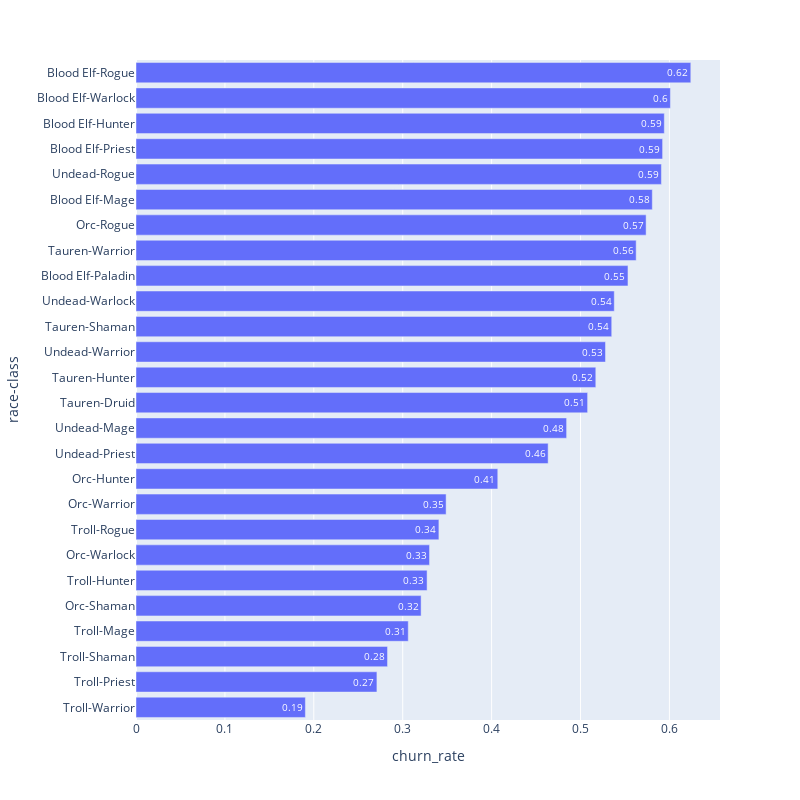

The notebook cell saved with this chart:
### Code cell
fig = px.bar(race_n_class, x='churn_rate', y='race-class', text_auto='.2', width=800, height=800)
fig.update_traces(textfont_size=12, textangle=0)
fig.show()

fig.write_image("img/race_class_churn.png")

### Figure 1 — Plotly figure (JSON) as saved in the notebook; plotly's stock layout.template omitted (floating-point values rounded to 4 significant figures)
{"data": [{"alignmentgroup": "True", "hovertemplate": "churn_rate=%{x}<br>race-class=%{y}<extra></extra>", "legendgroup": "", "marker": {"color": "#636efa", "pattern": {"shape": ""}}, "name": "", "offsetgroup": "", "orientation": "h", "showlegend": false, "textangle": 0, "textfont": {"size": 12}, "textposition": "auto", "texttemplate": "%{x:.2}", "type": "bar", "x": [0.1905, 0.271, 0.2829, 0.3062, 0.3207, 0.3274, 0.3302, 0.3407, 0.3488, 0.4069, 0.4636, 0.4844, 0.508, 0.5172, 0.5281, 0.5351, 0.538, 0.5534, 0.5626, 0.5738, 0.5807, 0.591, 0.5923, 0.5942, 0.6011, 0.624], "xaxis": "x", "y": ["Troll-Warrior", "Troll-Priest", "Troll-Shaman", "Troll-Mage", "Orc-Shaman", "Troll-Hunter", "Orc-Warlock", "Troll-Rogue", "Orc-Warrior", "Orc-Hunter", "Undead-Priest", "Undead-Mage", "Tauren-Druid", "Tauren-Hunter", "Undead-Warrior", "Tauren-Shaman", "Undead-Warlock", "Blood Elf-Paladin", "Tauren-Warrior", "Orc-Rogue", "Blood Elf-Mage", "Undead-Rogue", "Blood Elf-Priest", "Blood Elf-Hunter", "Blood Elf-Warlock", "Blood Elf-Rogue"], "yaxis": "y"}], "layout": {"barmode": "relative", "height": 800, "legend": {"tracegroupgap": 0}, "margin": {"t": 60}, "width": 800, "xaxis": {"anchor": "y", "autorange": true, "domain": [0, 1], "range": [0, 0.6569], "title": {"text": "churn_rate"}, "type": "linear"}, "yaxis": {"anchor": "x", "autorange": true, "domain": [0, 1], "range": [-0.5, 25.5], "title": {"text": "race-class"}, "type": "category"}}}
